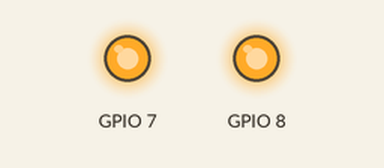
A program run on a simulated Raspberry Pi (BCM pin numbers). Shown: output pins drawn as LEDs (lit = HIGH). At 0.0 s the program stops and its outputs stay as they are.

Above: at 0.1 s.
Timing chart, 0 to 1.5 s (numbered marks = the images above):
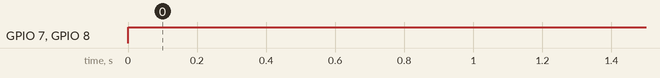

The program:

esp_normalmode.py
```python
#!/usr/bin/env python

import RPi.GPIO as GPIO
from time import sleep

GPIO.setwarnings(False)
GPIO.setmode(GPIO.BCM)

GPIO.setup(7, GPIO.OUT) # GPIO7 = bypass, active low
GPIO.setup(8, GPIO.OUT) # GPIO8 = reset, active low

GPIO.output(7, GPIO.HIGH)
GPIO.output(8, GPIO.HIGH)
```

Measured:
- by itself, GPIO 7, GPIO 8: LOW → HIGH at 0.00 s
